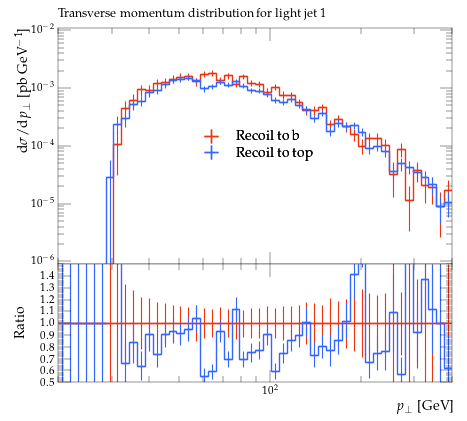

The Python source for this figure:
#! /usr/bin/env python

# This Python script was auto-generated using YODA v2.0.2.
# Analysis object: /MC_TTBAR/onelep_jetl_1_pT
# Timestamp: 07-08-2026 (11:29:32)

import matplotlib as mpl
import matplotlib.pyplot as plt
mpl.use('Agg') # comment out for interactive use
import os
import numpy as np

plotDir = os.path.split(os.path.realpath(__file__))[0]
if 'YODA_USER_PLOT_PATH' in globals():
    plot_outdir = globals()['YODA_USER_PLOT_PATH']
else:
    plot_outdir = plotDir

#plot style
plt.style.use(os.path.join(plotDir, '../default.mplstyle'))
# plot metadata
figW, figH = plt.rcParams['figure.figsize']
ax_xLabel = r'$p_\perp$ [GeV]'
ax_yLabel = r'$\mathrm{d}\sigma/\mathrm{d}p_\perp$ [pb GeV$^{-1}$]'
ax_title  = r'Transverse momentum distribution for light jet 1'
ax_xScale = 'log'
ax_yScale = 'log'
xLims = (20.0, 400.0)
yLims = (9e-07, 0.011000000000000001)

# TeX-friendly labels for the legend
labels = {
    'legend' : ([ r"Recoil to b", r"Recoil to top" ], r""),
}

# Adjust canvas width and height
canvasW = 10.0
canvasH = 9.0
figW *= canvasW/10.
figH *= canvasH/9.

# Create figure and axis objects
fig, (ax, ratio0_ax) = plt.subplots(2, 1, sharex=True,
                  figsize=(figW,figH), gridspec_kw={'height_ratios': (6.0, 3.0)})

# Set figure margins
plt.subplots_adjust(
    left   = 1.0 * plt.rcParams['figure.subplot.left'],
    right  = 1.0 * plt.rcParams['figure.subplot.right'],
    top    = 1.0 * plt.rcParams['figure.subplot.top'],
    bottom = 1.0 * plt.rcParams['figure.subplot.bottom'])

ratio0_ax.yaxis.set_major_locator(mpl.ticker.MultipleLocator(0.1))
ratio0_ax.set_ylim(0.5, 1.4999)
ratio0_ax.set_ylabel('Ratio')

# the numerical data is stored in a separate file
dataf = dict()
prefix = os.path.split(__file__)[0]
if prefix:    prefix = prefix + '/'
exec(open(prefix+'onelep_jetl_1_pT__data.py').read(), dataf)


legend_handles = dict() # keep track of handles for the legend

# style options for curves
# starts at zorder>=5 to draw curve on top of legend
styles = {
  'rec_b': {
    'color' : '#EE3311',
    'linestyle' : '-',
    'linewidth' : 1,
    'marker' : 'none',
    'markersize' : 2,
    'capsize' : 0.0,
    'zorder' : 5,
    'histstyle' : 1,
    'drawstyle' : 'steps-pre',
    'xerrorbars' : 1,
    'yerrorbars' : 1,
    'fillcolor' : None,
    'fillopacity' : 1.0,
    'ratio0_linestyle' : '-',
    'ratio0_linewidth' : 1,
    'ratio0_marker' : 'none',
    'ratio0_markersize' : 2,
    'ratio0_capsize' : 0.0,
    'ratio0_zorder' : 5,
    'ratio0_histstyle' : 1,
    'ratio0_drawstyle' : 'steps-pre',
    'ratio0_xerrorbars' : 1,
    'ratio0_yerrorbars' : 1,
  },
  'rec_t': {
    'color' : '#3366FF',
    'linestyle' : '-',
    'linewidth' : 1,
    'marker' : 'none',
    'markersize' : 2,
    'capsize' : 0.0,
    'zorder' : 6,
    'histstyle' : 1,
    'drawstyle' : 'steps-pre',
    'xerrorbars' : 1,
    'yerrorbars' : 1,
    'fillcolor' : None,
    'fillopacity' : 1.0,
    'ratio0_linestyle' : '-',
    'ratio0_linewidth' : 1,
    'ratio0_marker' : 'none',
    'ratio0_markersize' : 2,
    'ratio0_capsize' : 0.0,
    'ratio0_zorder' : 6,
    'ratio0_histstyle' : 1,
    'ratio0_drawstyle' : 'steps-pre',
    'ratio0_xerrorbars' : 1,
    'ratio0_yerrorbars' : 1,
  },
}

# curve from input yoda files in main panel
for label, yvals in dataf['yvals'].items():
    if all(np.isnan(v) for v in dataf['yvals'][label]):
        continue
    tmp = None
    if styles[label]['histstyle']: # draw as histogram
        xpos = dataf['xedges'][label] if styles[label]['drawstyle'] else dataf['xpoints'][label]
        ypos = np.insert(yvals, 0, yvals[0]) if styles[label]['drawstyle'] else yvals
        if styles[label]['fillcolor']: # fill area below curve
            ax.fill_between(xpos, ypos, step='pre',
                            color=styles[label]['fillcolor'],
                            alpha=styles[label]['fillopacity'])
        tmp, = ax.plot(xpos, ypos,
                       color=styles[label]['color'],
                       linestyle=styles[label]['linestyle'],
                       linewidth=styles[label]['linewidth'],
                       drawstyle=styles[label]['drawstyle'], solid_joinstyle='miter',
                       zorder=styles[label]['zorder'], label=label)
    tmp = ax.errorbar(dataf['xpoints'][label], yvals,
                      xerr=np.array(dataf['xerrs'][label])*styles[label]['xerrorbars'],
                      yerr=np.array(dataf['yerrs'][label])*styles[label]['yerrorbars'],
                      fmt=styles[label]['marker'], capsize=styles[label]['capsize'],
                      markersize=styles[label]['markersize'],
                      ecolor=styles[label]['color'],
                      color=styles[label]['color'], zorder=styles[label]['zorder'])
    tmp[-1][0].set_linestyle(styles[label]['linestyle'])
    tmp[-1][0].set_linewidth(styles[label]['linewidth'])
    if label in dataf['add_legend_handle']:  legend_handles[label] = tmp
    for varLabel in dataf['variation_yvals'].keys():
        if varLabel.startswith(label):
            tmp, = ax.plot(dataf['xedges'][label], dataf['variation_yvals'][varLabel],
                           color=styles[label]['color'],
                           linestyle=styles[label]['linestyle'],
                           linewidth=styles[label]['linewidth'],
                           drawstyle='steps-pre', solid_joinstyle='miter',
                           zorder=styles[label]['zorder'], alpha=0.5)


# plots on ratio panel
# curve from input yoda files in ratio panel
for label, yvals in dataf['ratio0_yvals'].items():
    if all(np.isnan(v) for v in yvals):
        continue
    if styles[label]['ratio0_histstyle']: # plot as histogram
        xpos = dataf['xedges']['rec_b'] if styles[label]['ratio0_drawstyle'] else dataf['xpoints']['rec_b']
        ypos = np.insert(yvals, 0, yvals[0]) if styles[label]['ratio0_drawstyle'] else yvals
        ratio0_ax.plot(xpos, ypos,
                       color=styles[label]['color'],
                       linewidth=styles[label]['linewidth'],
                       linestyle=styles[label]['ratio0_linestyle'],
                       drawstyle=styles[label]['ratio0_drawstyle'], zorder=styles[label]['zorder'],
                       solid_joinstyle='miter')
    tmp = ratio0_ax.errorbar(dataf['xpoints']['rec_b'], yvals,
                             xerr=np.array(dataf['ref_xerrs'])*styles[label]['ratio0_xerrorbars'],
                             yerr=np.array(dataf['ratio0_yerrs'][label])*styles[label]['ratio0_yerrorbars'],
                             fmt=styles[label]['ratio0_marker'], capsize=styles[label]['ratio0_capsize'],
                             markersize=styles[label]['ratio0_markersize'],
                             ecolor=styles[label]['color'],
                             color=styles[label]['color'])
    tmp[-1][0].set_linestyle(styles[label]['ratio0_linestyle'])
    tmp[-1][0].set_linewidth(styles[label]['ratio0_linewidth'])

    for varlabel in dataf['ratio0_variation_vals'].keys():
        if varlabel.startswith(label):
            ratio0_ax.plot(dataf['xedges']['rec_b'],
                            dataf['ratio0_variation_vals'][varlabel],
                            color=styles[label]['color'],
                            linestyle=styles[label]['linestyle'],
                            linewidth=styles[label]['linewidth'],
                            drawstyle='steps-pre', solid_joinstyle='miter',
                            zorder=1, alpha=0.5)

legend_items = list(legend_handles.values())
ax.add_artist(ax.legend(legend_items,
                        labels['legend'][0],
                        title=labels['legend'][1],
                        alignment='left',
                        loc='center',
                        bbox_to_anchor=(0.5, 0.5)))

# set plot metadata as defined above
ratio0_ax.set_xlabel(ax_xLabel)
ratio0_ax.xaxis.set_label_coords(1., -0.15)
ax.set_ylabel(ax_yLabel, ha='right', va='top')
ax.yaxis.set_label_coords(-0.11, 1.0)
ax.set_title(ax_title, loc='left')
ax.set_xscale(ax_xScale)
ax.set_yscale(ax_yScale)
ax.set_xlim(xLims)
ax.set_ylim(yLims)

# tick formatting
plt.rcParams['xtick.top'] = True
plt.rcParams['ytick.right'] = True
ax.yaxis.set_major_locator(mpl.ticker.LogLocator(base=10.0, numticks=np.inf))
ax.yaxis.set_minor_locator(mpl.ticker.LogLocator(
                           base=10.0, subs=np.arange(0.1, 1, 0.1), numticks=np.inf))
fig.align_ylabels((ax, ratio0_ax))
plt.savefig(os.path.join(plot_outdir, 'onelep_jetl_1_pT.pdf'), format='PDF')
plt.savefig(os.path.join(plot_outdir, 'onelep_jetl_1_pT.png'), format='PNG')

plt.close(fig)
